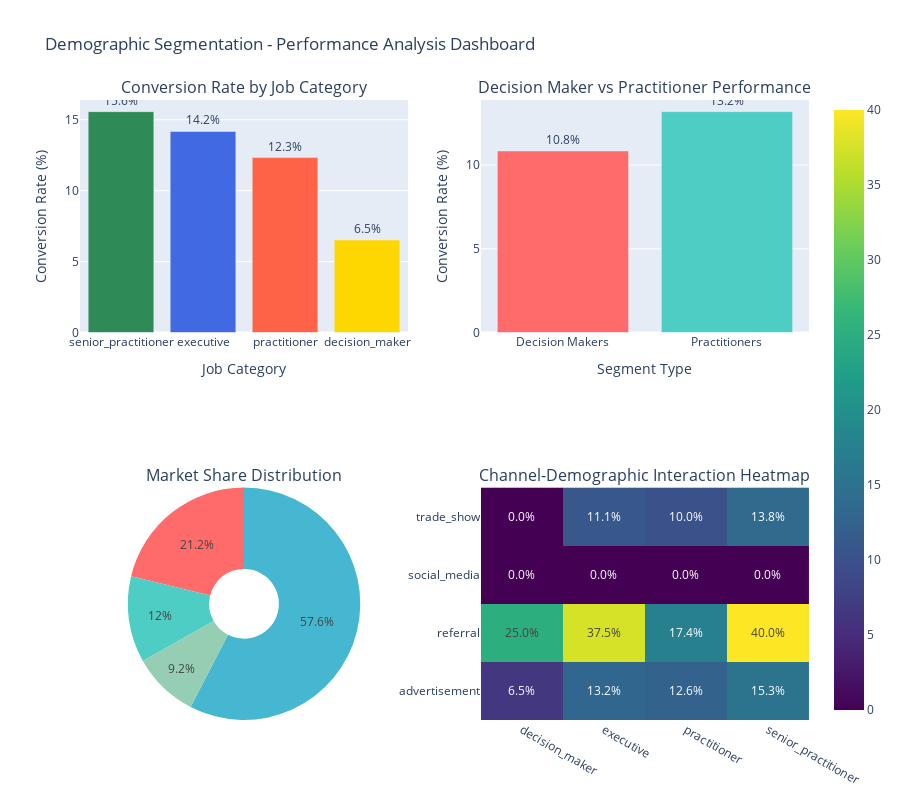

The code cell stored with this chart in its notebook:
### Code cell
# Create demographic performance visualization
fig = make_subplots(
    rows=2, cols=2,
    subplot_titles=[
        'Conversion Rate by Job Category',
        'Decision Maker vs Practitioner Performance',
        'Market Share Distribution',
        'Channel-Demographic Interaction Heatmap'
    ],
    specs=[[{"type": "bar"}, {"type": "bar"}],
           [{"type": "pie"}, {"type": "heatmap"}]]
)

# 1. Conversion rate by job category
fig.add_trace(
    go.Bar(
        x=job_analysis.index,
        y=job_analysis['conversion_rate'],
        marker_color=['#2E8B57', '#4169E1', '#FF6347', '#FFD700'],
        text=[f'{rate:.1f}%' for rate in job_analysis['conversion_rate']],
        textposition='outside'
    ),
    row=1, col=1
)

# 2. Decision maker vs practitioner comparison
if dm_premium:
    comparison_data = {
        'Decision Makers': dm_premium['decision_maker_conversion'],
        'Practitioners': dm_premium['practitioner_conversion']
    }
    
    fig.add_trace(
        go.Bar(
            x=list(comparison_data.keys()),
            y=list(comparison_data.values()),
            marker_color=['#FF6B6B', '#4ECDC4'],
            text=[f'{val:.1f}%' for val in comparison_data.values()],
            textposition='outside'
        ),
        row=1, col=2
    )

# 3. Market share distribution
fig.add_trace(
    go.Pie(
        labels=job_analysis.index,
        values=job_analysis['market_share'],
        hole=0.3,
        marker_colors=['#FF6B6B', '#4ECDC4', '#45B7D1', '#96CEB4']
    ),
    row=2, col=1
)

# 4. Channel-demographic interaction heatmap
if 'channel_demographic_matrix' in demo_results and not demo_results['channel_demographic_matrix'].empty:
    matrix = demo_results['channel_demographic_matrix'].fillna(0)
    
    fig.add_trace(
        go.Heatmap(
            z=matrix.values,
            x=matrix.columns,
            y=matrix.index,
            colorscale='Viridis',
            text=matrix.values,
            texttemplate="%{text:.1f}%",
            showscale=True
        ),
        row=2, col=2
    )

fig.update_layout(
    title_text="Demographic Segmentation - Performance Analysis Dashboard",
    height=800,
    showlegend=False
)

fig.update_xaxes(title_text="Job Category", row=1, col=1)
fig.update_yaxes(title_text="Conversion Rate (%)", row=1, col=1)
fig.update_xaxes(title_text="Segment Type", row=1, col=2)
fig.update_yaxes(title_text="Conversion Rate (%)", row=1, col=2)

fig.show()

print(f"\n💡 DEMOGRAPHIC OPTIMIZATION STRATEGIES:")
print(f"  1. TARGET HIGH-VALUE SEGMENTS: Focus on decision makers for premium conversion rates")
print(f"  2. SEGMENT-SPECIFIC MESSAGING: Tailor content for different job categories")
print(f"  3. CHANNEL OPTIMIZATION: Align channels with high-performing demographic segments")
if dm_premium and dm_premium['premium_percentage'] > 5:
    print(f"  4. DECISION MAKER FOCUS: {dm_premium['premium_percentage']:.1f}pp premium justifies targeted campaigns")

### Figure 1 — Plotly figure (JSON) as saved in the notebook; plotly's stock layout.template omitted (floating-point values rounded to 4 significant figures)
{"data": [{"marker": {"color": ["#2E8B57", "#4169E1", "#FF6347", "#FFD700"]}, "text": ["15.6%", "14.2%", "12.3%", "6.5%"], "textposition": "outside", "type": "bar", "x": ["senior_practitioner", "executive", "practitioner", "decision_maker"], "xaxis": "x", "y": [15.57, 14.17, 12.33, 6.52], "yaxis": "y"}, {"marker": {"color": ["#FF6B6B", "#4ECDC4"]}, "text": ["10.8%", "13.2%"], "textposition": "outside", "type": "bar", "x": ["Decision Makers", "Practitioners"], "xaxis": "x2", "y": [10.85, 13.2], "yaxis": "y2"}, {"domain": {"x": [0, 0.45], "y": [0, 0.375]}, "hole": 0.3, "labels": ["senior_practitioner", "executive", "practitioner", "decision_maker"], "marker": {"colors": ["#FF6B6B", "#4ECDC4", "#45B7D1", "#96CEB4"]}, "type": "pie", "values": [21.2, 12.0, 57.6, 9.2]}, {"colorscale": [[0, "#440154"], [0.1111, "#482878"], [0.2222, "#3e4989"], [0.3333, "#31688e"], [0.4444, "#26828e"], [0.5556, "#1f9e89"], [0.6667, "#35b779"], [0.7778, "#6ece58"], [0.8889, "#b5de2b"], [1, "#fde725"]], "showscale": true, "text": [[6.49, 13.19, 12.61, 15.25], [25.0, 37.5, 17.39, 40.0], [0.0, 0.0, 0.0, 0.0], [0.0, 11.11, 10.0, 13.79]], "texttemplate": "%{text:.1f}%", "type": "heatmap", "x": ["decision_maker", "executive", "practitioner", "senior_practitioner"], "xaxis": "x3", "y": ["advertisement", "referral", "social_media", "trade_show"], "yaxis": "y3", "z": [[6.49, 13.19, 12.61, 15.25], [25.0, 37.5, 17.39, 40.0], [0.0, 0.0, 0.0, 0.0], [0.0, 11.11, 10.0, 13.79]]}], "layout": {"annotations": [{"font": {"size": 16}, "showarrow": false, "text": "Conversion Rate by Job Category", "x": 0.225, "xanchor": "center", "xref": "paper", "y": 1, "yanchor": "bottom", "yref": "paper"}, {"font": {"size": 16}, "showarrow": false, "text": "Decision Maker vs Practitioner Performance", "x": 0.775, "xanchor": "center", "xref": "paper", "y": 1, "yanchor": "bottom", "yref": "paper"}, {"font": {"size": 16}, "showarrow": false, "text": "Market Share Distribution", "x": 0.225, "xanchor": "center", "xref": "paper", "y": 0.375, "yanchor": "bottom", "yref": "paper"}, {"font": {"size": 16}, "showarrow": false, "text": "Channel-Demographic Interaction Heatmap", "x": 0.775, "xanchor": "center", "xref": "paper", "y": 0.375, "yanchor": "bottom", "yref": "paper"}], "height": 800, "showlegend": false, "title": {"text": "Demographic Segmentation - Performance Analysis Dashboard"}, "xaxis": {"anchor": "y", "domain": [0, 0.45], "title": {"text": "Job Category"}}, "xaxis2": {"anchor": "y2", "domain": [0.55, 1], "title": {"text": "Segment Type"}}, "xaxis3": {"anchor": "y3", "domain": [0.55, 1]}, "yaxis": {"anchor": "x", "domain": [0.625, 1], "title": {"text": "Conversion Rate (%)"}}, "yaxis2": {"anchor": "x2", "domain": [0.625, 1], "title": {"text": "Conversion Rate (%)"}}, "yaxis3": {"anchor": "x3", "domain": [0, 0.375]}}}
